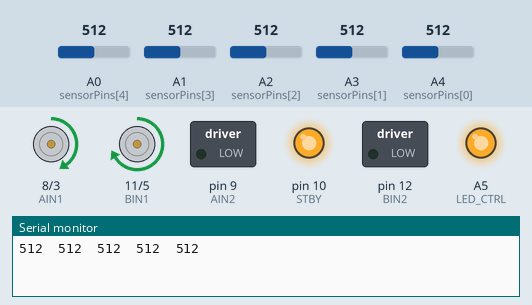
This sketch was run on a simulated Arduino Uno, built with avr-gcc and run on an emulated ATmega328P. On the bench: direction and speed pins drawn as motors (green arrow = direction pin HIGH = forward, orange = LOW = backward, longer = more drive, stopped while the standby pin is LOW), switched loads named in the sketch (green lamp = pin HIGH), output pins drawn as LEDs (lit = HIGH), the last lines printed to the serial monitor. Inputs (shaded band) come from the test bench; at power-on: A0 (sensorPins[4]) = 512, A1 (sensorPins[3]) = 512, A2 (sensorPins[2]) = 512, A3 (sensorPins[1]) = 512, A4 (sensorPins[0]) = 512.

Above: at 0.1 s.
At 2.71 s:
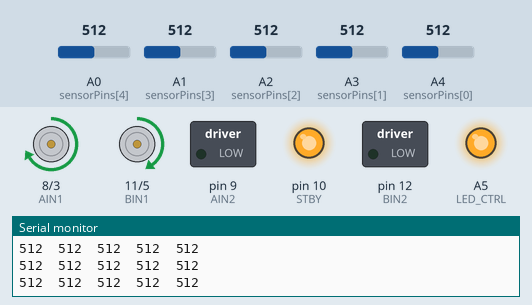
Timing chart, 0 to 3.0 s (numbered marks = the images above):
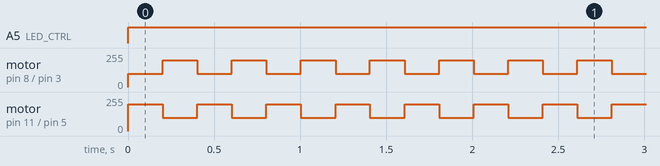

The sketch:

sketch_oct22b.ino
```cpp
// Define sensor pins
const uint8_t sensorCount = 5; // Using 5 sensors
const uint8_t sensorPins[sensorCount] = {A4, A3, A2, A1, A0}; // SENSOR_1 to SENSOR_5 (left to right)
uint16_t sensorValues[sensorCount];

// Define motor control pins for TB6612FNG
#define AIN1 8      // Input 1 for Motor A check
#define AIN2 9     // Input 2 for Motor A check
#define PWMA 3      // PWM control for Motor A check
#define BIN1 11     // Input 1 for Motor B check
#define BIN2 12     // Input 2 for Motor B check
#define PWMB 5      // PWM control for Motor B check
#define STBY 10      // Standby pin check

#define LED_CTRL A5 // Optional LED control pin

// Motor speed control
int baseSpeed = 200; // Base speed for motors
int uTurnSpeed = 150; // Speed for U-turns
int zigZagSpeed = 180; // Speed for zig-zag adjustments

void setup() {
  Serial.begin(9600);

  // Initialize motor control pins
  pinMode(AIN1, OUTPUT);
  pinMode(AIN2, OUTPUT);
  pinMode(PWMA, OUTPUT);
  pinMode(BIN1, OUTPUT);
  pinMode(BIN2, OUTPUT);
  pinMode(PWMB, OUTPUT);
  pinMode(STBY, OUTPUT);

  // Set standby to HIGH to enable the motors
  digitalWrite(STBY, HIGH);

  // Optional LED control
  pinMode(LED_CTRL, OUTPUT);
}

void loop() {
  // Read the values of the 5 sensors
  for (uint8_t i = 0; i < sensorCount; i++) {
    sensorValues[i] = analogRead(sensorPins[i]);
  }

  // Debugging: print the sensor values
  for (uint8_t i = 0; i < sensorCount; i++) {
    Serial.print(sensorValues[i]);
    Serial.print("\t");
  }
  Serial.println();

  // Define threshold to detect the black line (adjust based on your track)
  int threshold = 500; // Adjust this value based on your track's lighting

  // Check for U-bend
  if (detectUBend()) {
    performUTurn(); // Execute U-turn if U-bend is detected
    return;
  }

  // Check for zig-zag lines
  if (detectZigZag()) {
    performZigZag(); // Execute zig-zag adjustments
    return;
  }

  // Minor adjustments for 2nd and 4th sensors
  if (sensorValues[2] > threshold && sensorValues[1] > threshold && sensorValues[3] > threshold) {
    moveStraight(); // Middle sensors detect the line
  }
  else if (sensorValues[1] > threshold) {
    // 2nd sensor detects black: minor left adjustment
    turnLeft(); // Minor left adjustment
  }
  else if (sensorValues[3] > threshold) {
    // 4th sensor detects black: minor right adjustment
    turnRight(); // Minor right adjustment
  }
  // Hard turns for 1st and 5th sensors
  else if (sensorValues[0] > threshold) {
    // 1st sensor detects black: hard left turn
    turnHARDLeft(); // Hard left turn
  }
  else if (sensorValues[4] > threshold) {
    // 5th sensor detects black: hard right turn
    turnHARDRight(); // Hard right turn
  }
  else {
    stop(); // Stop if no sensor detects the line
  }

  delay(10); // Small delay to stabilize
}

// Function to detect a U-bend
bool detectUBend() {
  int threshold = 500;
  // Detect U-bend when middle three sensors detect black and outer sensors detect white
  return (sensorValues[1] > threshold && sensorValues[2] > threshold && sensorValues[3] > threshold &&
          sensorValues[0] < threshold && sensorValues[4] < threshold);
}

// Function to perform a U-turn
void performUTurn() {
  setMotor(AIN1, AIN2, PWMA, uTurnSpeed);     // Motor A forward
  setMotor(BIN1, BIN2, PWMB, -uTurnSpeed);    // Motor B backward
  delay(1000);  // Delay for a full U-turn
}

// Function to detect zig-zag patterns
bool detectZigZag() {
  int threshold = 500;
  // Check for zig-zag patterns: alternating left and right sensors detecting black
  return ((sensorValues[0] > threshold && sensorValues[4] > threshold) ||
          (sensorValues[1] > threshold && sensorValues[3] > threshold));
}

// Function to perform zig-zag adjustments
void performZigZag() {
  // Adjust left then right in quick succession
  turnLeft();
  delay(200);  // Small delay for left turn
  turnRight();
  delay(200);  // Small delay for right turn
}

// Function to move the robot straight
void moveStraight() {
  setMotor(AIN1, AIN2, PWMA, baseSpeed); // Motor A forward
  setMotor(BIN1, BIN2, PWMB, baseSpeed); // Motor B forward
  digitalWrite(LED_CTRL, LOW); // LED off when on track
}

// Function to turn the robot left (minor adjustment)
void turnLeft() {
  setMotor(AIN1, AIN2, PWMA, baseSpeed / 2); // Motor A slower
  setMotor(BIN1, BIN2, PWMB, baseSpeed);     // Motor B full speed
  digitalWrite(LED_CTRL, HIGH); // Turn LED on when turning
}

// Function to turn the robot right (minor adjustment)
void turnRight() {
  setMotor(AIN1, AIN2, PWMA, baseSpeed);     // Motor A full speed
  setMotor(BIN1, BIN2, PWMB, baseSpeed / 2); // Motor B slower
  digitalWrite(LED_CTRL, HIGH); // Turn LED on when turning
}

// Function to turn the robot hard left
void turnHARDLeft() {
  setMotor(AIN1, AIN2, PWMA, 0); // Motor A stopped
  setMotor(BIN1, BIN2, PWMB, baseSpeed);     // Motor B full speed
  digitalWrite(LED_CTRL, HIGH); // Turn LED on when turning
}

// Function to turn the robot hard right
void turnHARDRight() {
  setMotor(AIN1, AIN2, PWMA, baseSpeed);     // Motor A full speed
  setMotor(BIN1, BIN2, PWMB, 0); // Motor B stopped
  digitalWrite(LED_CTRL, HIGH); // Turn LED on when turning
}

// Function to stop the robot
void stop() {
  setMotor(AIN1, AIN2, PWMA, 0);
  setMotor(BIN1, BIN2, PWMB, 0);
  digitalWrite(LED_CTRL, HIGH); // LED on when stopping
}

// Function to control the motor direction and speed
void setMotor(int in1, int in2, int pwm, int speed) {
  if (speed >= 0) {
    digitalWrite(in1, HIGH);
    digitalWrite(in2, LOW);
    analogWrite(pwm, speed);
  } else {
    digitalWrite(in1, LOW);
    digitalWrite(in2, HIGH);
    analogWrite(pwm, -speed);
  }
}
```

Measured:
- by itself, A5 (LED_CTRL): LOW → HIGH at 0.00 s
- by itself, motor on pin 8 (AIN1) / pin 3 (PWMA), motor on pin 11 (BIN1) / pin 5 (PWMB): alternates forward 200/255 for 0.20 s and forward 100/255 for 0.20 s
